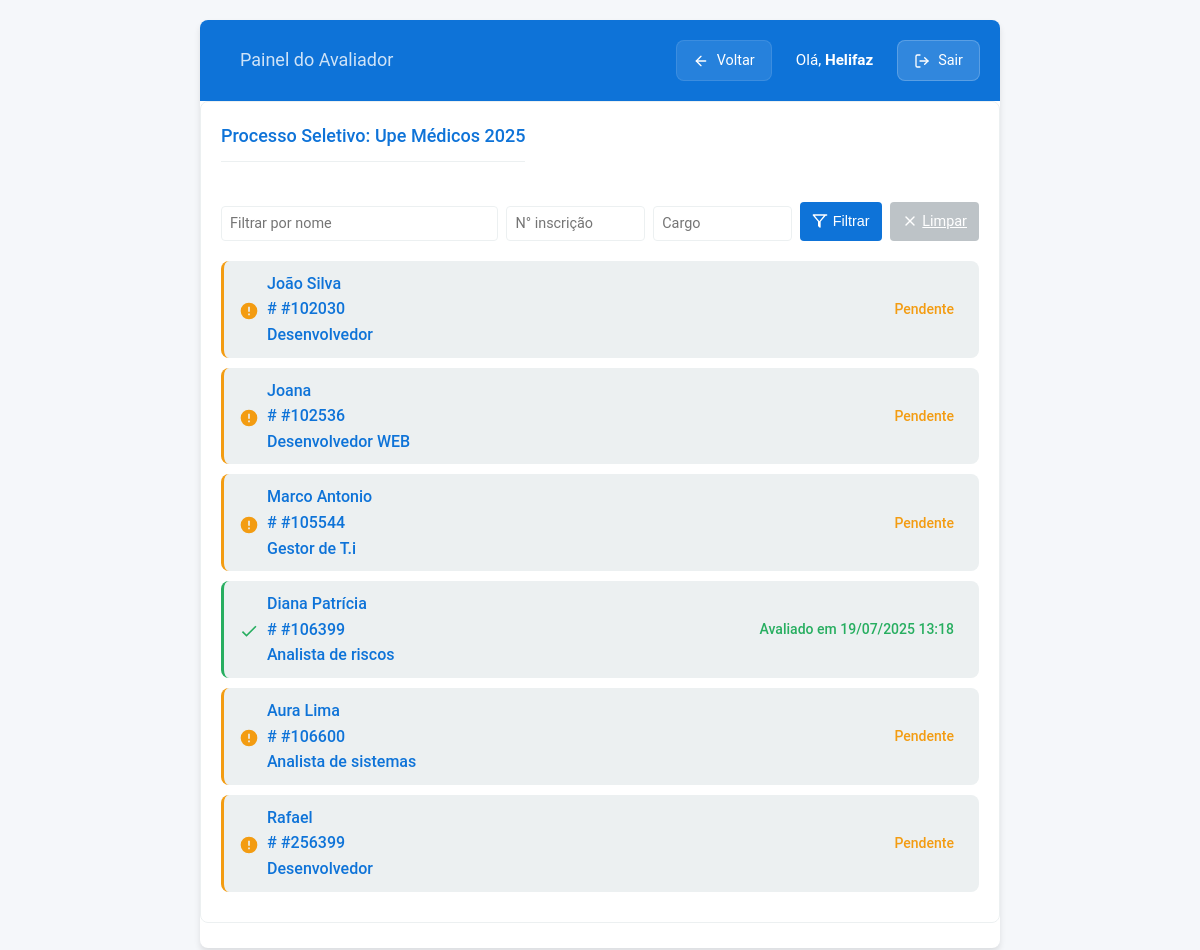
The app's page /painel/2/ (signed in), older data.
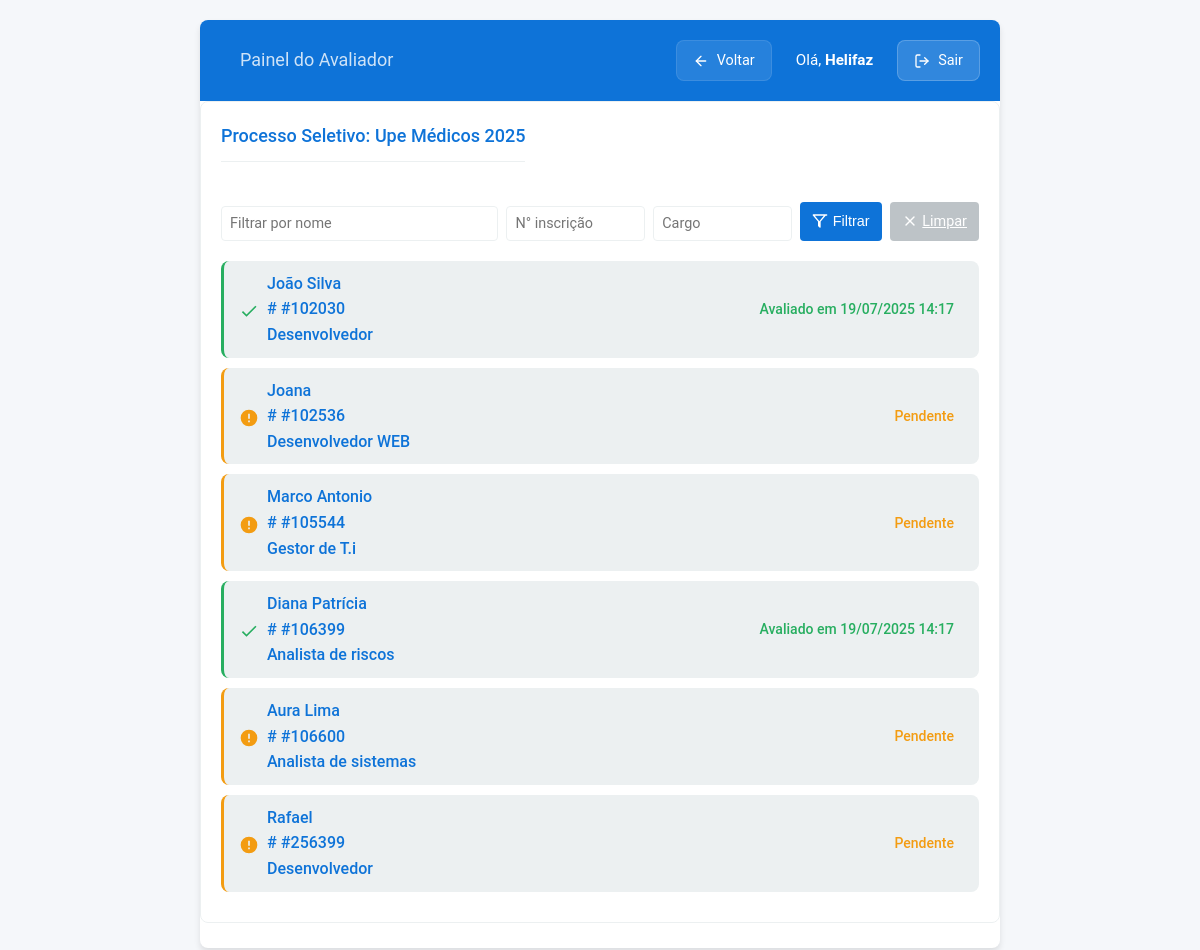
The same page, newer data.
### analise_curricular/models.py (models this page shows, shortened)
class Candidato(models.Model):
    SIM_NAO_CHOICES = [
        ('Sim', 'Sim'),
        ('Nao', 'Não'),
    ]
    selecao = models.ForeignKey(
        Selecao,
        on_delete=models.SET_NULL,
        null=True,
        blank=True,
        related_name='candidatos_da_selecao',
        verbose_name="Seleção"
    )
    nome = models.CharField(max_length=255, verbose_name="Nome do Candidato")
    inscricao = models.CharField(max_length=50, unique=True, verbose_name="Número de Inscrição")
    cargo = models.CharField(max_length=100, verbose_name="Cargo/Função")
    pontuacao = models.IntegerField(
        default=0,
        verbose_name="Pontuação"
    )
    data_importacao = models.DateField(
        auto_now_add=True,
        verbose_name="Data da Importação"
    )
    data_analisado = models.DateTimeField(
        null=True,
        blank=True
    )
    avaliador_analise = models.ForeignKey(
        User,
        null=True,
        blank=True,
        on_delete=models.SET_NULL,
        related_name='avaliacoes_feitas'
    )
    analisado = models.BooleanField(
        default=False,
        verbose_name="Analisado"
    )
    respostas_dinamicas = JSONField(default=dict, blank=True, null=True)
    declarou_deficiencia = models.CharField(
        max_length=3,
        choices=SIM_NAO_CHOICES,
        default='Nao', # Valor padrão, pode ser ajustado
        verbose_name="Declarou que possui deficiência?"
    )
    tipo_deficiencia = models.TextField(
        blank=True,
        null=True,
        verbose_name="Tipo de Deficiência"
    )
    class Meta:
        verbose_name = "Candidato"
        verbose_name_plural = "Candidatos"
        ordering = ['nome', 'cargo']

### analise_curricular/views.py (the view)
# urls.py: path('painel/<int:selecao_id>/', views.painel_avaliador, name='painel_avaliador'),
@login_required
def painel_avaliador(request, selecao_id):
    selecao = get_object_or_404(Selecao, pk=selecao_id)
    candidatos = Candidato.objects.filter(selecao=selecao).order_by('inscricao')
    nome_filtro = request.GET.get('nome_filtro')
    inscricao_filtro = request.GET.get('inscricao')
    cargo_filtro = request.GET.get('cargo')
    if nome_filtro:
        candidatos = candidatos.filter(nome__icontains=nome_filtro)
    if inscricao_filtro:
        inscricao_limpa = ''.join(c for c in inscricao_filtro if c.isdigit())
        candidatos = candidatos.filter(inscricao__endswith=inscricao_limpa)
    if cargo_filtro:
        candidatos = candidatos.filter(cargo__icontains=cargo_filtro)
    context = {
        'selecao': selecao,
        'candidatos': candidatos,
        'todos_avaliados': not candidatos.filter(analisado=False).exists()
    }
    return render(request, 'Registration/painel_avaliador.html', context)

### analise_curricular/templates/Registration/painel_avaliador.html (shortened to what the changed rows need)
{% load static %}
<!DOCTYPE html>
<html lang="pt-br">
<head>
    <link rel="stylesheet" href="{% static 'CSS/style.css' %}">
</head>
<body>
    <div class="app-container">
        <header class="app-header">
            <div class="header-content">
                <h1>
                    <span class="selection-name">Painel do Avaliador</span>
                </h1>
            </div>
        </header>
        <main class="main-content">
            <section class="evaluation-section">
                <div class="section-header">
                    <h2 class="section-title">
                        Processo Seletivo: {{ selecao.nome }}
                    </h2>
                </div>
              <div class="candidates-container">
                {% if candidatos %}
                    <ul class="document-list">
                        {% for candidato in candidatos %}
                            <li class="candidate-item {% if candidato.analisado %}evaluated{% else %}pending{% endif %}">
                                <a href="{% url 'analisar_candidato' candidato.id %}" class="document-link">
                                    <span class="document-icon">
                                        {% if candidato.analisado %}
                                            <svg width="20" height="20" viewBox="0 0 24 24">
                                                <path fill="var(--success-color)" d="M9 16.17L4.83 12l-1.42 1.41L9 19 21 7l-1.41-1.41L9 16.17z"/>
                                            </svg>
                                        {% else %}
                                            <svg width="20" height="20" viewBox="0 0 24 24">
                                                <path fill="var(--warning-color)" d="M13 13h-2V7h2m0 10h-2v-2h2m-1-13a10 10 0 0 0-10 10 10 10 0 0 0 10 10 10 10 0 0 0 10-10 10 10 0 0 0-10-10z"/>
                                            </svg>
                                        {% endif %}
                                    </span>
                                    <div class="candidate-info">
                                        <span class="candidate-name">{{ candidato.nome }}</span>
                                        <div class="candidate-meta">
                                            <span class="candidate-inscription">#{{ candidato.inscricao }}</span>
                                            <span class="candidate-position">{{ candidato.cargo }}</span>
                                        </div>
                                    </div>
                                    <span class="status-text">
                                        {% if candidato.analisado %}
                                            Avaliado em {{ candidato.data_analisado|date:"d/m/Y H:i" }}
                                        {% else %}
                                            Pendente
                                        {% endif %}
                                    </span>
                                </a>
                            </li>
                        {% endfor %}
                    </ul>
                {% endif %}
            </div>
            </section>
        </main>
    </div>
</body>
</html>

Row changes from the older to the newer data that the page shows:
changed Candidato "João Silva": data_analisado (not shown) → "19/07/2025 14:17"; analisado "Pendente" → "Avaliado em"
changed Candidato "Diana Patrícia": data_analisado "19/07/2025 13:18" → "19/07/2025 14:17"
